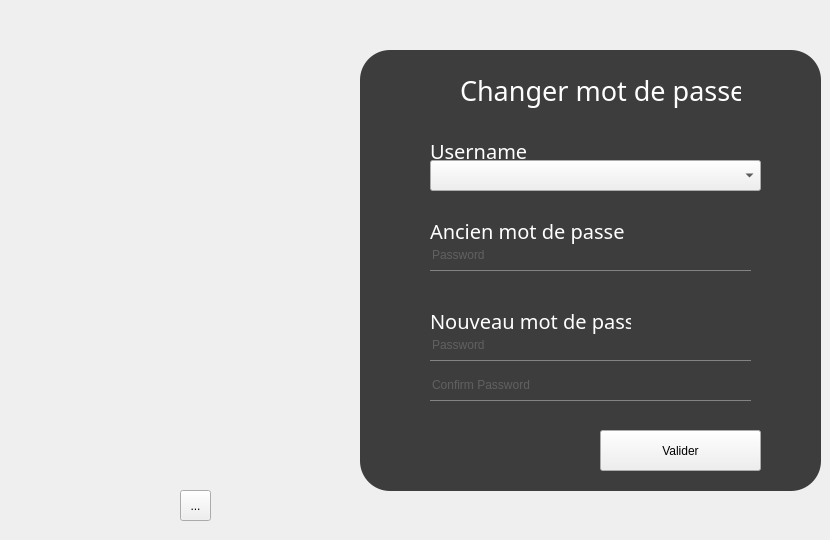
    <widget class="QWidget" name="page_13">
     <widget class="QFrame" name="frame_6">
      <property name="geometry">
       <rect>
        <x>360</x>
        <y>50</y>
        <width>461</width>
        <height>441</height>
       </rect>
      </property>
      <property name="styleSheet">
       <string notr="true">QFrame{
background:rgb(0,0,0,190);
border-radius:30px;
}</string>
      </property>
      <property name="frameShape">
       <enum>QFrame::StyledPanel</enum>
      </property>
      <property name="frameShadow">
       <enum>QFrame::Raised</enum>
      </property>
      <widget class="QLabel" name="label_108">
       <property name="geometry">
        <rect>
         <x>100</x>
         <y>20</y>
         <width>281</width>
         <height>41</height>
        </rect>
       </property>
       <property name="styleSheet">
        <string notr="true">*{
color:rgb(255, 255, 255);
font-family:century gothic;
font-size:27px;
background:transparent;

}</string>
       </property>
       <property name="text">
        <string>Changer mot de passe</string>
       </property>
      </widget>
      <widget class="QLineEdit" name="lineEdit_mdp_anc">
       <property name="geometry">
        <rect>
         <x>70</x>
         <y>190</y>
         <width>321</width>
         <height>31</height>
        </rect>
       </property>
       <property name="styleSheet">
        <string notr="true">QLineEdit
{background:transparent;
border:none;
border-radius:0px;
color:rgb(131, 131, 131);
border-bottom:1px solid rgb(131, 131, 131);
}</string>
       </property>
       <property name="text">
        <string/>
       </property>
       <property name="echoMode">
        <enum>QLineEdit::Password</enum>
       </property>
       <property name="placeholderText">
        <string>Password</string>
       </property>
      </widget>
      <widget class="QLabel" name="label_109">
       <property name="geometry">
        <rect>
         <x>70</x>
         <y>80</y>
         <width>111</width>
         <height>41</height>
        </rect>
       </property>
       <property name="styleSheet">
        <string notr="true">*{
color:rgb(255, 255, 255);

font-family:century gothic;
font-size:20px;
background:transparent;

}</string>
       </property>
       <property name="text">
        <string>Username</string>
       </property>
      </widget>
      <widget class="QLabel" name="label_110">
       <property name="geometry">
        <rect>
         <x>70</x>
         <y>160</y>
         <width>201</width>
         <height>41</height>
        </rect>
       </property>
       <property name="styleSheet">
        <string notr="true">*{
color:rgb(255, 255, 255);

font-family:century gothic;
font-size:20px;
background:transparent;

}</string>
       </property>
       <property name="text">
        <string>Ancien mot de passe</string>
       </property>
      </widget>
      <widget class="QLineEdit" name="lineEdit_mdp_nvconf">
       <property name="geometry">
        <rect>
         <x>70</x>
         <y>320</y>
         <width>321</width>
         <height>31</height>
        </rect>
       </property>
       <property name="styleSheet">
        <string notr="true">QLineEdit
{background:transparent;
border:none;
border-radius:0px;
color:rgb(131, 131, 131);
border-bottom:1px solid rgb(131, 131, 131);
}</string>
       </property>
       <property name="text">
        <string/>
       </property>
       <property name="echoMode">
        <enum>QLineEdit::Password</enum>
       </property>
       <property name="placeholderText">
        <string>Confirm Password</string>
       </property>
      </widget>
      <widget class="QPushButton" name="login_9">
       <property name="geometry">
        <rect>
         <x>240</x>
         <y>380</y>
         <width>161</width>
         <height>41</height>
        </rect>
       </property>
       <property name="text">
        <string>Valider</string>
       </property>
      </widget>
      <widget class="QComboBox" name="comboBox_un">
       <property name="geometry">
        <rect>
         <x>70</x>
         <y>110</y>
         <width>331</width>
         <height>31</height>
        </rect>
       </property>
       <property name="styleSheet">
        <string notr="true">QComboBox{
background:transparent;
border:none;
border-radius:0px;
color:rgb(131, 131, 131);
border-bottom:1px solid rgb(131, 131, 131);

};</string>
       </property>
      </widget>
      <widget class="QLabel" name="label_112">
       <property name="geometry">
        <rect>
         <x>70</x>
         <y>250</y>
         <width>201</width>
         <height>41</height>
        </rect>
       </property>
       <property name="styleSheet">
        <string notr="true">*{
color:rgb(255, 255, 255);

font-family:century gothic;
font-size:20px;
background:transparent;

}</string>
       </property>
       <property name="text">
        <string>Nouveau mot de passe</string>
       </property>
      </widget>
      <widget class="QLineEdit" name="lineEdit_mdp_nv">
       <property name="geometry">
        <rect>
         <x>70</x>
         <y>280</y>
         <width>321</width>
         <height>31</height>
        </rect>
       </property>
       <property name="styleSheet">
        <string notr="true">QLineEdit
{background:transparent;
border:none;
border-radius:0px;
color:rgb(131, 131, 131);
border-bottom:1px solid rgb(131, 131, 131);
}</string>
       </property>
       <property name="text">
        <string/>
       </property>
       <property name="echoMode">
        <enum>QLineEdit::Password</enum>
       </property>
       <property name="placeholderText">
        <string>Password</string>
       </property>
      </widget>
     </widget>
     <widget class="QToolButton" name="return_13">
      <property name="geometry">
       <rect>
        <x>180</x>
        <y>490</y>
        <width>31</width>
        <height>31</height>
       </rect>
      </property>
      <property name="text">
       <string>...</string>
      </property>
      <property name="icon">
       <iconset>
        <normaloff>../../seta-small-direita-branca-300x258.png</normaloff>../../seta-small-direita-branca-300x258.png</iconset>
      </property>
      <property name="iconSize">
       <size>
        <width>27</width>
        <height>27</height>
       </size>
      </property>
     </widget>
     <widget class="QLabel" name="label_87">
      <property name="geometry">
       <rect>
        <x>0</x>
        <y>10</y>
        <width>621</width>
        <height>521</height>
       </rect>
      </property>
      <property name="text">
       <string/>
      </property>
      <property name="pixmap">
       <pixmap>../../Animations-en-maison-de-retraite.jpg</pixmap>
      </property>
      <property name="scaledContents">
       <bool>true</bool>
      </property>
     </widget>
     <zorder>label_87</zorder>
     <zorder>frame_6</zorder>
     <zorder>return_13</zorder>
    </widget>
